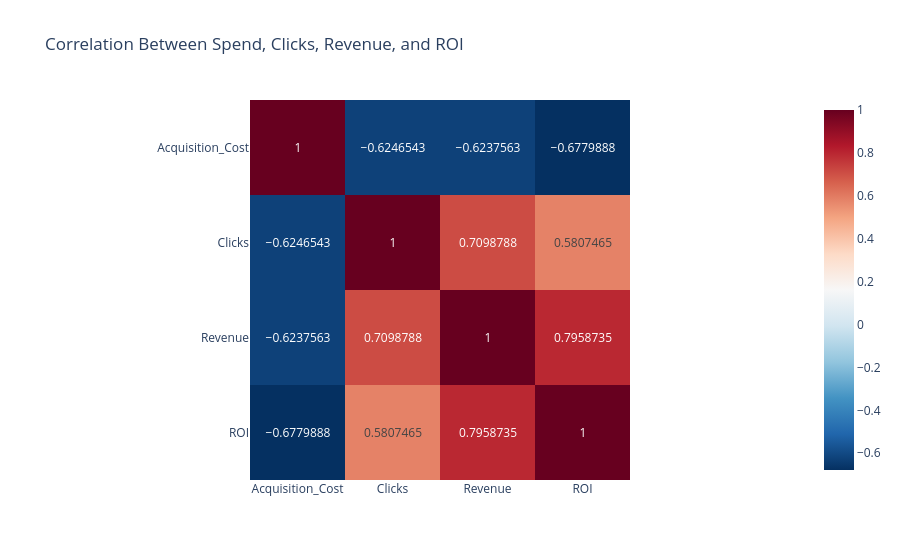

The code cell stored with this chart in its notebook:
### Markdown cell above
### **Explore relationships between spend, clicks, revenue, and ROI**

### Code cell
corr_matrix = final_df[["Acquisition_Cost", "Clicks", "Revenue", "ROI"]].corr()
fig = px.imshow(corr_matrix, text_auto=True, color_continuous_scale="RdBu_r",
                title="Correlation Between Spend, Clicks, Revenue, and ROI")
fig.show()

### Figure 1 — Plotly figure (JSON) as saved in the notebook; plotly's stock layout.template omitted (floating-point values rounded to 4 significant figures)
{"data": [{"coloraxis": "coloraxis", "hovertemplate": "x: %{x}<br>y: %{y}<br>color: %{z}<extra></extra>", "name": "0", "texttemplate": "%{z}", "type": "heatmap", "x": ["Acquisition_Cost", "Clicks", "Revenue", "ROI"], "xaxis": "x", "y": ["Acquisition_Cost", "Clicks", "Revenue", "ROI"], "yaxis": "y", "z": [[1.0, -0.6247, -0.6238, -0.678], [-0.6247, 1.0, 0.7099, 0.5807], [-0.6238, 0.7099, 1.0, 0.7959], [-0.678, 0.5807, 0.7959, 1.0]]}], "layout": {"coloraxis": {"autocolorscale": false, "colorscale": [[0, "rgb(5,48,97)"], [0.1, "rgb(33,102,172)"], [0.2, "rgb(67,147,195)"], [0.3, "rgb(146,197,222)"], [0.4, "rgb(209,229,240)"], [0.5, "rgb(247,247,247)"], [0.6, "rgb(253,219,199)"], [0.7, "rgb(244,165,130)"], [0.8, "rgb(214,96,77)"], [0.9, "rgb(178,24,43)"], [1, "rgb(103,0,31)"]]}, "title": {"text": "Correlation Between Spend, Clicks, Revenue, and ROI"}, "xaxis": {"anchor": "y", "constrain": "domain", "domain": [0, 1], "scaleanchor": "y"}, "yaxis": {"anchor": "x", "autorange": "reversed", "constrain": "domain", "domain": [0, 1]}}}
